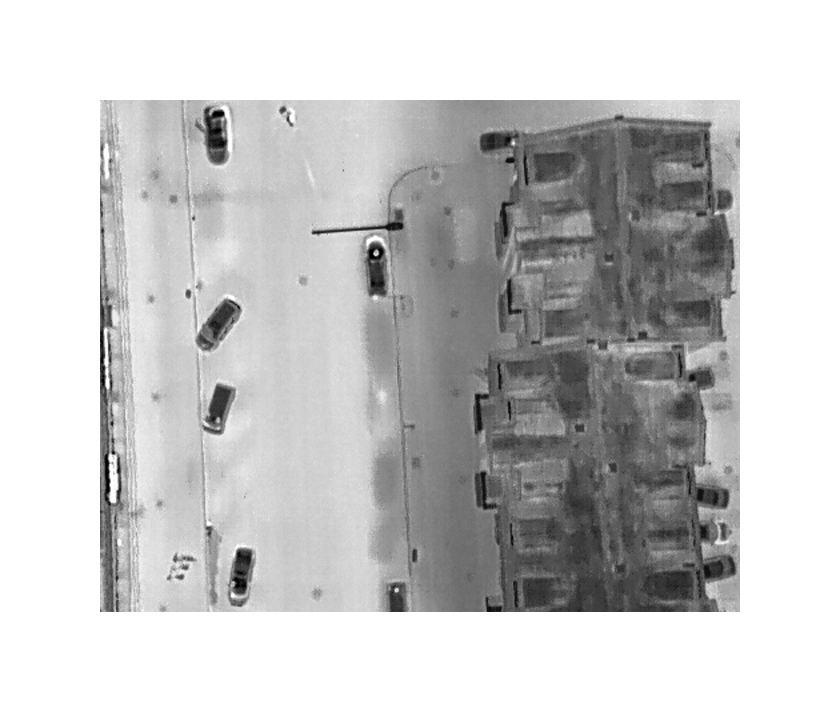
#> input picture data_samples/DroneVehicle_IR_YOLO_OBB/train/images/00003.jpg, 840 x 712 px; its folder holds 3 pictures in this run
$ python visualize_rsar.py
#> lines starting #> are read from the running program, lines starting #| are printed output that depends on the picture
#> in visualize_class_distribution, `plt.savefig(output_path, dpi=150, bbox_inches='tight')`:
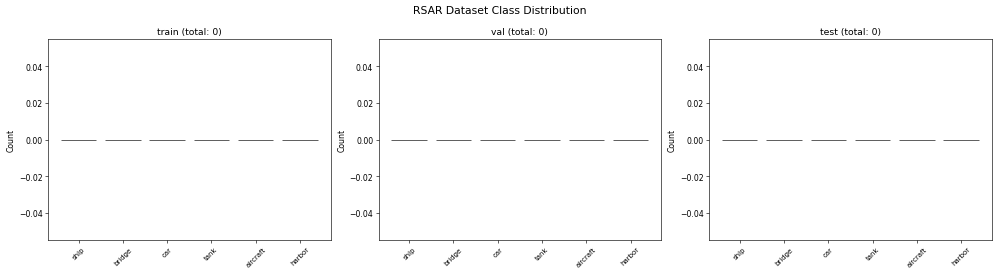
#> figure drawn by matplotlib, 3 panels
"""
可视化RSAR数据集
检查图像和旋转边界框标注
"""
import os
import random
import numpy as np
from pathlib import Path
from PIL import Image, ImageDraw, ImageFont
import matplotlib.pyplot as plt
import matplotlib.patches as patches
from matplotlib.patches import Polygon
from collections import defaultdict

CLASS_NAMES = ['ship', 'bridge', 'car', 'tank', 'aircraft', 'harbor']
CLASS_COLORS = [
    (255, 0, 0),      # ship - 红色
    (0, 255, 0),      # bridge - 绿色
    (0, 0, 255),      # car - 蓝色
    (255, 255, 0),    # tank - 黄色
    (255, 0, 255),    # aircraft - 紫色
    (0, 255, 255),    # harbor - 青色
]

def load_annotations(label_path):
    """加载YOLO OBB格式的标注"""
    annotations = []
    if not label_path.exists():
        return annotations

    with open(label_path, 'r') as f:
        for line in f:
            line = line.strip()
            if not line:
                continue

            parts = line.split()
            if len(parts) >= 9:
                class_idx = int(parts[0])
                x1, y1, x2, y2, x3, y3, x4, y4 = map(float, parts[1:9])
                annotations.append({
                    'class_idx': class_idx,
                    'class_name': CLASS_NAMES[class_idx],
                    'points': [(x1, y1), (x2, y2), (x3, y3), (x4, y4)]
                })

    return annotations

def denormalize_points(points, img_width, img_height):
    """将归一化的坐标转换为像素坐标"""
    return [(x * img_width, y * img_height) for x, y in points]

def visualize_single_image(img_path, label_path, ax=None):
    """可视化单张图像及其标注"""
    img = Image.open(img_path)
#> img is the input picture: PIL image 840x712 RGB; min 0, max 255, mean 199.1
    img_width, img_height = img.size
#> img_width = 840; img_height = 712

    annotations = load_annotations(label_path)

    if ax is None:
        fig, ax = plt.subplots(1, 1, figsize=(10, 10))
        show = True
    else:
        show = False

    ax.imshow(img)
    ax.set_title(f"{img_path.name}\n{len(annotations)} objects", fontsize=10)
    ax.axis('off')

    for ann in annotations:
        points = denormalize_points(ann['points'], img_width, img_height)
        color = CLASS_COLORS[ann['class_idx']]

        polygon = Polygon(points,
                      closed=True,
                      fill=False,
                      edgecolor=[c/255.0 for c in color],
                      linewidth=2,
                      alpha=0.8)
        ax.add_patch(polygon)

        cx = sum(p[0] for p in points) / 4
        cy = sum(p[1] for p in points) / 4
        ax.text(cx, cy, ann['class_name'],
                color='white',
                fontsize=8,
                bbox=dict(boxstyle='round,pad=0.3',
                         facecolor=[c/255.0 for c in color],
                         alpha=0.7))

    if show:
        plt.tight_layout()
        plt.show()

def visualize_dataset_grid(data_root, split='train', num_samples=16, seed=42):
    """网格可视化数据集样本"""
    random.seed(seed)
    np.random.seed(seed)

    data_root = Path(data_root)
    images_dir = data_root / split / 'images'
    labels_dir = data_root / split / 'labels'

    if not images_dir.exists():
        print(f"错误: {images_dir} 不存在")
        return

    image_files = list(images_dir.glob('*.*'))
    print(f"找到 {len(image_files)} 个图像文件")

    selected_files = random.sample(image_files, min(num_samples, len(image_files)))

    cols = 4
    rows = (num_samples + cols - 1) // cols

    fig, axes = plt.subplots(rows, cols, figsize=(20, 5 * rows))
    if rows == 1:
        axes = axes.reshape(1, -1)

    class_counts = defaultdict(int)

    for idx, img_path in enumerate(selected_files):
        row = idx // cols
        col = idx % cols
        ax = axes[row, col]

        label_path = labels_dir / f"{img_path.stem}.txt"

        visualize_single_image(img_path, label_path, ax=ax)

        annotations = load_annotations(label_path)
        for ann in annotations:
            class_counts[ann['class_name']] += 1

    for idx in range(len(selected_files), rows * cols):
        row = idx // cols
        col = idx % cols
        axes[row, col].axis('off')

    plt.suptitle(f"RSAR Dataset - {split} split (random {num_samples} samples)",
                 fontsize=16, fontweight='bold')
    plt.tight_layout()

    output_path = f"rsar_{split}_visualization.png"
    plt.savefig(output_path, dpi=150, bbox_inches='tight')
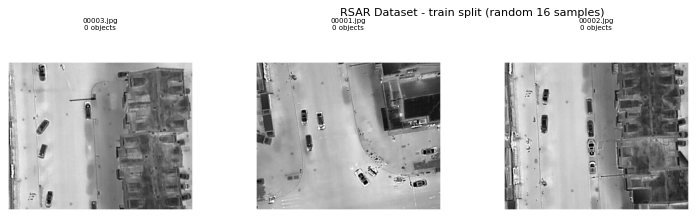
#> figure drawn by matplotlib, 3 panels
    print(f"\n可视化已保存到: {output_path}")

    print(f"\n类别统计 (可视化样本):")
    for class_name in CLASS_NAMES:
        print(f"  {class_name}: {class_counts[class_name]}")

    plt.show()

def analyze_class_distribution(data_root, split='train'):
    """分析类别分布"""
    data_root = Path(data_root)
    labels_dir = data_root / split / 'labels'

    if not labels_dir.exists():
        print(f"错误: {labels_dir} 不存在")
        return

    class_counts = defaultdict(int)
    total_objects = 0

    label_files = list(labels_dir.glob('*.txt'))
    print(f"\n分析 {split} 集类别分布...")
    print(f"找到 {len(label_files)} 个标注文件")

    for label_path in label_files:
        annotations = load_annotations(label_path)
        for ann in annotations:
            class_counts[ann['class_name']] += 1
            total_objects += 1

    print(f"\n{split} 集类别分布:")
    print("-" * 50)
    for class_name in CLASS_NAMES:
        count = class_counts[class_name]
        percentage = count / total_objects * 100 if total_objects > 0 else 0
        print(f"  {class_name:12s}: {count:6d} ({percentage:5.2f}%)")
    print("-" * 50)
    print(f"  {'总计':12s}: {total_objects:6d}")

    return class_counts

def visualize_class_distribution(data_root, splits=['train', 'val', 'test']):
    """可视化类别分布"""
    fig, axes = plt.subplots(1, len(splits), figsize=(6 * len(splits), 5))
    if len(splits) == 1:
        axes = [axes]

    all_counts = {}

    for idx, split in enumerate(splits):
        data_root = Path(data_root)
        labels_dir = data_root / split / 'labels'

        class_counts = defaultdict(int)
        total_objects = 0

        if labels_dir.exists():
            label_files = list(labels_dir.glob('*.txt'))
            for label_path in label_files:
                annotations = load_annotations(label_path)
                for ann in annotations:
                    class_counts[ann['class_name']] += 1
                    total_objects += 1

        all_counts[split] = class_counts

        counts = [class_counts[name] for name in CLASS_NAMES]
        colors = [[c/255.0 for c in color] for color in CLASS_COLORS]

        bars = axes[idx].bar(CLASS_NAMES, counts, color=colors, alpha=0.8, edgecolor='black')
        axes[idx].set_title(f'{split} (total: {total_objects})', fontsize=12, fontweight='bold')
        axes[idx].set_ylabel('Count', fontsize=10)
        axes[idx].tick_params(axis='x', rotation=45, labelsize=9)

        for bar in bars:
            height = bar.get_height()
            if height > 0:
                axes[idx].text(bar.get_x() + bar.get_width()/2., height,
                           f'{int(height)}',
                           ha='center', va='bottom', fontsize=8)

    plt.suptitle('RSAR Dataset Class Distribution', fontsize=14, fontweight='bold')
    plt.tight_layout()

    output_path = "rsar_class_distribution.png"
    plt.savefig(output_path, dpi=150, bbox_inches='tight')
    print(f"\n类别分布图已保存到: {output_path}")

    plt.show()

def check_annotation_quality(data_root, split='train', num_samples=100):
    """检查标注质量"""
#> called with split = 'train', num_samples = 100
    random.seed(42)
    data_root = Path(data_root)
    images_dir = data_root / split / 'images'
    labels_dir = data_root / split / 'labels'

    print(f"\n检查 {split} 集标注质量...")

    issues = {
        'no_label': [],
        'empty_label': [],
        'invalid_coords': [],
        'out_of_bounds': []
    }

    image_files = list(images_dir.glob('*.*'))
    sample_files = random.sample(image_files, min(num_samples, len(image_files)))

    for img_path in sample_files:
        label_path = labels_dir / f"{img_path.stem}.txt"

        if not label_path.exists():
            issues['no_label'].append(img_path.name)
            continue

        annotations = load_annotations(label_path)

        if not annotations:
            issues['empty_label'].append(img_path.name)
            continue

        img = Image.open(img_path)
        img_width, img_height = img.size

        for ann in annotations:
            points = denormalize_points(ann['points'], img_width, img_height)

            for x, y in points:
                if x < 0 or x > img_width or y < 0 or y > img_height:
                    issues['out_of_bounds'].append(f"{img_path.name} - {ann['class_name']}")
                    break

    print(f"\n检查了 {len(sample_files)} 个样本")
    print(f"发现的问题:")
    print(f"  无标注文件: {len(issues['no_label'])}")
    print(f"  空标注文件: {len(issues['empty_label'])}")
    print(f"  坐标超出边界: {len(issues['out_of_bounds'])}")

    if issues['no_label']:
        print(f"\n无标注文件示例 (最多5个):")
        for name in issues['no_label'][:5]:
            print(f"  - {name}")

    return issues

if __name__ == "__main__":
    data_root = '/home/tiger/codebase/DotaYOLO/datasets/RSAR_YOLO_OBB'

    print("=" * 80)
    print("RSAR数据集可视化检查")
    print("=" * 80)

    for split in ['train', 'val', 'test']:
        print(f"\n{'='*80}")
        print(f"分析 {split} 集")
        print(f"{'='*80}")

        analyze_class_distribution(data_root, split)

    print(f"\n{'='*80}")
    print("可视化类别分布")
    print(f"{'='*80}")
    visualize_class_distribution(data_root, splits=['train', 'val', 'test'])

    print(f"\n{'='*80}")
    print("可视化训练集样本")
    print(f"{'='*80}")
    visualize_dataset_grid(data_root, split='train', num_samples=16, seed=42)

    print(f"\n{'='*80}")
    print("检查标注质量")
    print(f"{'='*80}")
    check_annotation_quality(data_root, split='train', num_samples=100)

    print("\n" + "=" * 80)
    print("可视化检查完成！")
    print("=" * 80)
